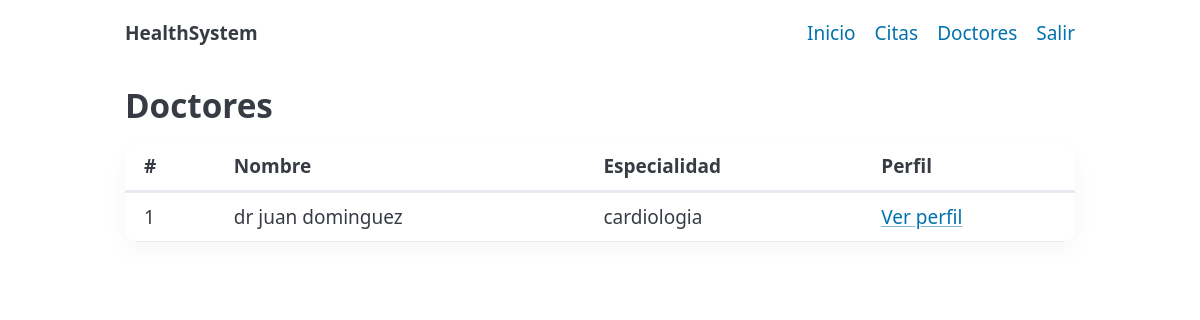
The page /doctores (signed in) on the database its author committed.
### models.py (models this page shows, shortened)
class Medico(Base):
    __tablename__ = "medicos"
    id = Column(Integer, primary_key=True)
    usuario_id = Column(Integer, ForeignKey("usuarios.id"), nullable=False, unique=True)
    especialidad = Column(String, nullable=False)
    usuario = relationship("Usuario", back_populates="medico")
    citas = relationship("Cita", back_populates="medico")

class Usuario(Base, UserMixin):
    __tablename__ = "usuarios"
    id = Column(Integer, primary_key=True)
    nombre = Column(String, nullable=False)
    apellido = Column(String, nullable=False)
    email = Column(String, unique=True, index=True, nullable=False)
    password_hash = Column(String, nullable=False)
    tipo = Column(SAEnum(TipoUsuario), default=TipoUsuario.PACIENTE, nullable=False)
    medico = relationship("Medico", back_populates="usuario", uselist=False)
    expediente = relationship("Expediente", back_populates="paciente", uselist=False)

### app.py (the view)
@app.route("/doctores")
@login_required
def doctores_list():
    if current_user.tipo not in (TipoUsuario.ADMIN, TipoUsuario.MEDICO):
        abort(403)
    with get_db() as db:
        doctores = db.query(Medico).options(joinedload(Medico.usuario)).order_by(Medico.id.asc()).all()
    return render_template("doctores_list.html", doctores=doctores)

### app.py (called while the page is built)
@contextmanager
def get_db():
    db = SessionLocal()
    try:
        yield db
        db.commit()
    except Exception:
        db.rollback()
        raise
    finally:
        db.close()

@login_manager.user_loader
def load_user(user_id):
    with get_db() as db:
        return db.get(Usuario, int(user_id))

### templates/doctores_list.html (shortened to what this page needs)
{% extends "_layout.html" %}
{% block content %}
<h2>Doctores</h2>
<table>
  <thead>
    <tr>
      <th>#</th>
      <th>Nombre</th>
      <th>Especialidad</th>
      <th>Perfil</th>
    </tr>
  </thead>
  <tbody>
    {% for d in doctores %}
    <tr>
      <td>{{ d.id }}</td>
      <td>{{ d.usuario.nombre }} {{ d.usuario.apellido }}</td>
      <td>{{ d.especialidad }}</td>
      <td><a href="{{ url_for('doctor_perfil', medico_id=d.id) }}">Ver perfil</a></td>
    </tr>
    {% endfor %}
  </tbody>
</table>
{% endblock %}

### templates/_layout.html (style rules this page uses)
table { border-collapse: separate; border-spacing: 0; overflow: hidden; border-radius: 14px; box-shadow: 0 8px 24px rgba(0,0,0,.04); }
thead th { background: var(--muted-border-color); }

### rows shown on the page
Medico: id "1", usuario.nombre "dr juan", usuario.apellido "dominguez", especialidad "cardiologia"
